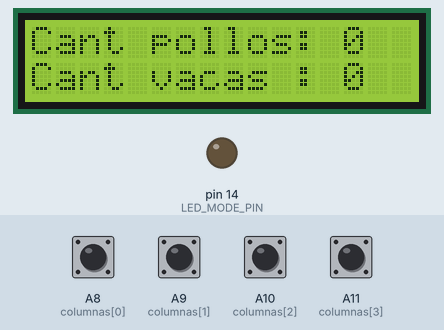
This sketch was run on a simulated Arduino Mega 2560, built with avr-gcc and run on an emulated ATmega2560. Shown: 16×2 character LCD, output pins drawn as LEDs (lit = HIGH). The inputs (shaded band) are chosen by the test bench; at power-on: A8 (columnas[0]), A9 (columnas[1]), A10 (columnas[2]), A11 (columnas[3]) HIGH. Pins used as bus, display or sensor lines are not drawn.

Above: at 1.2 s.
1.3 s: A8 (columnas[0]) pulled LOW for 0.15 s
At 2.0 s:
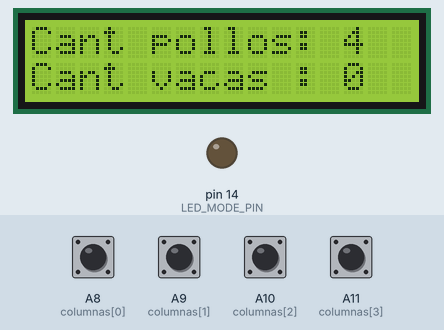
3.1 s: A9 (columnas[1]) pulled LOW for 0.15 s
At 4.5 s:
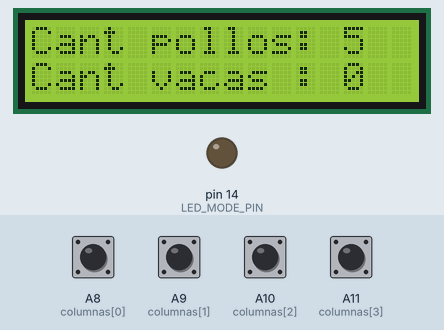
4.9 s: A10 (columnas[2]) pulled LOW for 0.15 s
At 5.9 s:
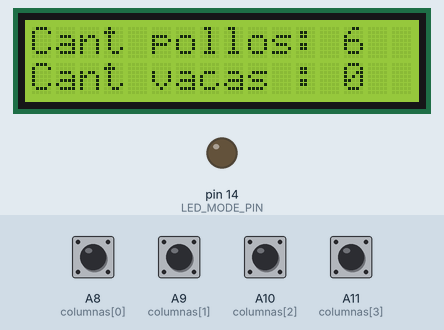
Timing chart, 0 to 7.9 s (numbered marks = the images above; inputs shaded):
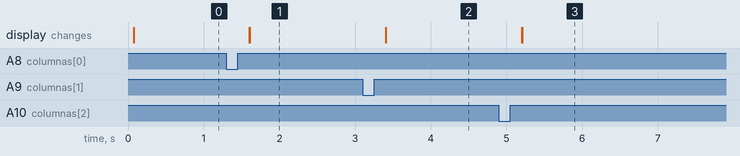

The sketch:

practica_lcd_c.ino
```cpp
#include <LiquidCrystal.h>

// ******* TECLADO *******
// ***********************
const uint8_t filas[4] = {A0, A1, A2, A3};
const uint8_t columnas[4] = {A8, A9, A10, A11};

volatile int teclaPresionada = -1;
volatile bool teclaDetectada = false;

bool actualizarPantalla = true;

volatile int cantidadPollos = 0;
volatile int cantidadVacas = 0;
bool modoVacas = false; // false: modo pollos, true: modo vacas


const char tablateclado[16] = {
  '7', '8', '9', '/',
  '4', '5', '6', '*',
  '1', '2', '3', '-',
  'C', '0', '=', '+'
};

// ********* LCD *********
// ***********************

#define RS 13
#define E 12
#define D0 11
#define D1 10
#define D2 9
#define D3 8
#define D4 7
#define D5 6
#define D6 5
#define D7 4

#define LED_MODE_PIN 14

LiquidCrystal lcd(RS, E, D0, D1, D2, D3, D4, D5, D6, D7);


// ================================ SETUP ================================ //

void setup() {
  // ******* TECLADO *******
  // ***********************
  for (int i = 0; i < 4; i++) {
    pinMode(filas[i], OUTPUT);
    digitalWrite(filas[i], HIGH);
  }
  for (int i = 0; i < 4; i++) {
    pinMode(columnas[i], INPUT_PULLUP);
  }

  PCICR |= 0x04;    // 0000 0100 Grupo 2: PCINT23:16
  PCMSK2 |= 0x0F;   // 0000 1111 Habilitar PCINT19:16
  sei();

  // ********* LCD *********
  // ***********************
  lcd.begin(16, 2); // Inicializa LCD 16 columnas, 2 filas
  lcd.clear(); // Limpiar pantalla

  // **** LED para ver modo de selección ****
  pinMode(LED_MODE_PIN, OUTPUT);
  digitalWrite(LED_MODE_PIN, LOW); // Empieza con pollos

}

// ================================== LOOP ================================== //

void loop() {

  static char lineaUno[21];
  static char lineaDos[21];
  static int vAntPollos = -1;
  static int vAntVacas = -1;

  static bool antModoVacas = false;

  // Actualiza LCD si cambió algún dato o cambiamos de selección
  if (actualizarPantalla || vAntPollos != cantidadPollos || vAntVacas != cantidadVacas || antModoVacas != modoVacas) {
    lcd.clear();
    delay(2);

    lcd.setCursor(0, 0);   // columna 0, fila 0
    sprintf(lineaUno, "Cant pollos:%2d", cantidadPollos);
    lcd.print(lineaUno);

    lcd.setCursor(0, 1);   // columna 0, fila 1
    sprintf(lineaDos, "Cant vacas :%2d", cantidadVacas);
    lcd.print(lineaDos);

    // LED: LOW si editando pollos, HIGH si editando vacas
    digitalWrite(LED_MODE_PIN, modoVacas ? HIGH : LOW);

    vAntPollos = cantidadPollos;
    vAntVacas = cantidadVacas;
    antModoVacas = modoVacas;
    actualizarPantalla = false;
  }

  // ******* TECLADO *******
  // ***********************
  static int filaActiva = 0;  // Barrido de filas (rotar 0)
  for (int i = 0; i < 4; i++) {
    digitalWrite(filas[i], HIGH);
  }
  digitalWrite(filas[filaActiva], LOW);
  filaActiva = (filaActiva + 1) % 4;    // solo hay 4 filas

  // leer filas y columnas
  if (teclaDetectada) {
    int col = -1;
    for (int i = 0; i < 4; i++) {
      if (digitalRead(columnas[i]) == LOW) col = i;
    }
    int fila = -1;
    for (int i = 0; i < 4; i++) {
      if (digitalRead(filas[i]) == LOW) fila = i;
    }
    // mostrar tecla leida en el display
    if (fila >= 0 && col >= 0) {
      teclaPresionada = fila * 4 + col; // numero del 0 al 15

      //**** accion a tomar con la tecla ****
      char tecla = tablateclado[teclaPresionada];
      procesarTecla(tecla);
      //*************************************

      teclaDetectada = false;
      while (digitalRead(columnas[col]) == LOW);
      delay(150);
    }
  }
}

// =============================== FUNCIONES ================================ //

// ******* TECLADO *******
// ***********************
void procesarTecla(char tecla) {
  if (tecla == 'C') {
    if (!modoVacas) cantidadPollos = 0;
    else cantidadVacas = 0;
    actualizarPantalla = true;
    return;
  }
  // Cambiar selección por tecla "/"
  if (tecla == '/') {
    modoVacas = !modoVacas;
    actualizarPantalla = true;
    return;
  }
  // Solo acepta números del '0' al '9'
  // se resta '0' para pasar el valor de ASCII a INT
  if (tecla >= '0' && tecla <= '9') {
    if (!modoVacas) cantidadPollos = tecla - '0';
    else cantidadVacas = tecla - '0';
    actualizarPantalla = true;
  }
}

// ============================= INTERRUPCIONES ============================= //
// Interrupción del teclado para deteccion
ISR(PCINT2_vect) {
  teclaDetectada = true;
}
```

Measured:
- after the input at 1.3 s, the display: first changes after 0.30 s (image 1 shows a later state)
- after the input at 3.1 s, the display: first changes after 0.30 s (image 2 shows a later state)
- after the input at 4.9 s, the display: first changes after 0.30 s (image 3 shows a later state)
